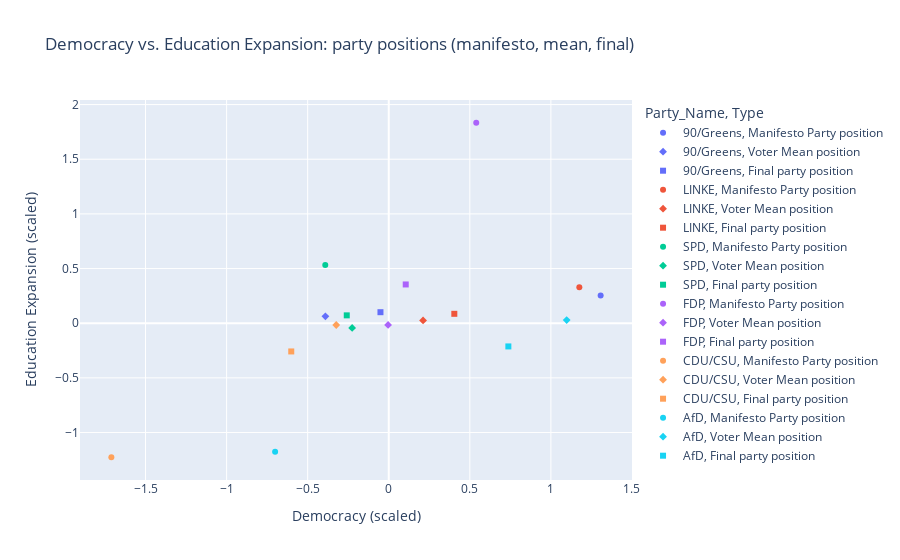

Notebook code cell kept with this figure:
### Code cell
true_df = (party_scaled[['Party_Name', x_scaled, y_scaled]].rename(columns={x_scaled:'x', y_scaled:'y'}).assign(Type='Manifesto Party position'))

mean_df = (party_scaled[['Party_Name', x_vmean, y_vmean]].rename(columns={x_vmean:'x', y_vmean:'y'}).assign(Type='Voter Mean position'))

comb_df = (party_scaled[['Party_Name', x_comb, y_comb]].rename(columns={x_comb:'x', y_comb:'y'}).assign(Type='Final party position'))

# Stack them
plot_df = pd.concat([true_df, mean_df, comb_df], ignore_index=True)

# Scatter
fig = px.scatter(plot_df, x='x', y='y', color='Party_Name', symbol='Type',
                 title=f'{x_var} vs. {y_var}: party positions (manifesto, mean, final)',
                 labels={'x':f'{x_var} (scaled)', 'y':f'{y_var} (scaled)'})

# 4) Tweak marker sizes
fig.update_traces(
    selector=dict(Type='Manifesto Party position'),
    marker=dict(size=12, symbol='circle-open')
)
fig.update_traces(
    selector=dict(Type='Voter Mean position'),
    marker=dict(size=16, symbol='x', line=dict(width=3))
)
fig.update_traces(
    selector=dict(Type='Final party position'),
    marker=dict(size=12, symbol='diamond')
)

fig.show()

### Figure 1 — Plotly figure (JSON) as saved in the notebook; plotly's stock layout.template omitted (floating-point values rounded to 4 significant figures)
{"data": [{"hovertemplate": "Party_Name=90/Greens<br>Type=Manifesto Party position<br>Democracy (scaled)=%{x}<br>Education Expansion (scaled)=%{y}<extra></extra>", "legendgroup": "90/Greens, Manifesto Party position", "marker": {"color": "#636efa", "symbol": "circle"}, "mode": "markers", "name": "90/Greens, Manifesto Party position", "orientation": "v", "showlegend": true, "type": "scatter", "x": [1.307], "xaxis": "x", "y": [0.2532], "yaxis": "y"}, {"hovertemplate": "Party_Name=90/Greens<br>Type=Voter Mean position<br>Democracy (scaled)=%{x}<br>Education Expansion (scaled)=%{y}<extra></extra>", "legendgroup": "90/Greens, Voter Mean position", "marker": {"color": "#636efa", "symbol": "diamond"}, "mode": "markers", "name": "90/Greens, Voter Mean position", "orientation": "v", "showlegend": true, "type": "scatter", "x": [-0.3906], "xaxis": "x", "y": [0.0626], "yaxis": "y"}, {"hovertemplate": "Party_Name=90/Greens<br>Type=Final party position<br>Democracy (scaled)=%{x}<br>Education Expansion (scaled)=%{y}<extra></extra>", "legendgroup": "90/Greens, Final party position", "marker": {"color": "#636efa", "symbol": "square"}, "mode": "markers", "name": "90/Greens, Final party position", "orientation": "v", "showlegend": true, "type": "scatter", "x": [-0.05114], "xaxis": "x", "y": [0.1007], "yaxis": "y"}, {"hovertemplate": "Party_Name=LINKE<br>Type=Manifesto Party position<br>Democracy (scaled)=%{x}<br>Education Expansion (scaled)=%{y}<extra></extra>", "legendgroup": "LINKE, Manifesto Party position", "marker": {"color": "#EF553B", "symbol": "circle"}, "mode": "markers", "name": "LINKE, Manifesto Party position", "orientation": "v", "showlegend": true, "type": "scatter", "x": [1.175], "xaxis": "x", "y": [0.3281], "yaxis": "y"}, {"hovertemplate": "Party_Name=LINKE<br>Type=Voter Mean position<br>Democracy (scaled)=%{x}<br>Education Expansion (scaled)=%{y}<extra></extra>", "legendgroup": "LINKE, Voter Mean position", "marker": {"color": "#EF553B", "symbol": "diamond"}, "mode": "markers", "name": "LINKE, Voter Mean position", "orientation": "v", "showlegend": true, "type": "scatter", "x": [0.2117], "xaxis": "x", "y": [0.02548], "yaxis": "y"}, {"hovertemplate": "Party_Name=LINKE<br>Type=Final party position<br>Democracy (scaled)=%{x}<br>Education Expansion (scaled)=%{y}<extra></extra>", "legendgroup": "LINKE, Final party position", "marker": {"color": "#EF553B", "symbol": "square"}, "mode": "markers", "name": "LINKE, Final party position", "orientation": "v", "showlegend": true, "type": "scatter", "x": [0.4044], "xaxis": "x", "y": [0.08601], "yaxis": "y"}, {"hovertemplate": "Party_Name=SPD<br>Type=Manifesto Party position<br>Democracy (scaled)=%{x}<br>Education Expansion (scaled)=%{y}<extra></extra>", "legendgroup": "SPD, Manifesto Party position", "marker": {"color": "#00cc96", "symbol": "circle"}, "mode": "markers", "name": "SPD, Manifesto Party position", "orientation": "v", "showlegend": true, "type": "scatter", "x": [-0.3915], "xaxis": "x", "y": [0.5316], "yaxis": "y"}, {"hovertemplate": "Party_Name=SPD<br>Type=Voter Mean position<br>Democracy (scaled)=%{x}<br>Education Expansion (scaled)=%{y}<extra></extra>", "legendgroup": "SPD, Voter Mean position", "marker": {"color": "#00cc96", "symbol": "diamond"}, "mode": "markers", "name": "SPD, Voter Mean position", "orientation": "v", "showlegend": true, "type": "scatter", "x": [-0.2258], "xaxis": "x", "y": [-0.04313], "yaxis": "y"}, {"hovertemplate": "Party_Name=SPD<br>Type=Final party position<br>Democracy (scaled)=%{x}<br>Education Expansion (scaled)=%{y}<extra></extra>", "legendgroup": "SPD, Final party position", "marker": {"color": "#00cc96", "symbol": "square"}, "mode": "markers", "name": "SPD, Final party position", "orientation": "v", "showlegend": true, "type": "scatter", "x": [-0.2589], "xaxis": "x", "y": [0.07183], "yaxis": "y"}, {"hovertemplate": "Party_Name=FDP<br>Type=Manifesto Party position<br>Democracy (scaled)=%{x}<br>Education Expansion (scaled)=%{y}<extra></extra>", "legendgroup": "FDP, Manifesto Party position", "marker": {"color": "#ab63fa", "symbol": "circle"}, "mode": "markers", "name": "FDP, Manifesto Party position", "orientation": "v", "showlegend": true, "type": "scatter", "x": [0.5396], "xaxis": "x", "y": [1.834], "yaxis": "y"}, {"hovertemplate": "Party_Name=FDP<br>Type=Voter Mean position<br>Democracy (scaled)=%{x}<br>Education Expansion (scaled)=%{y}<extra></extra>", "legendgroup": "FDP, Voter Mean position", "marker": {"color": "#ab63fa", "symbol": "diamond"}, "mode": "markers", "name": "FDP, Voter Mean position", "orientation": "v", "showlegend": true, "type": "scatter", "x": [-0.003978], "xaxis": "x", "y": [-0.01535], "yaxis": "y"}, {"hovertemplate": "Party_Name=FDP<br>Type=Final party position<br>Democracy (scaled)=%{x}<br>Education Expansion (scaled)=%{y}<extra></extra>", "legendgroup": "FDP, Final party position", "marker": {"color": "#ab63fa", "symbol": "square"}, "mode": "markers", "name": "FDP, Final party position", "orientation": "v", "showlegend": true, "type": "scatter", "x": [0.1047], "xaxis": "x", "y": [0.3545], "yaxis": "y"}, {"hovertemplate": "Party_Name=CDU/CSU<br>Type=Manifesto Party position<br>Democracy (scaled)=%{x}<br>Education Expansion (scaled)=%{y}<extra></extra>", "legendgroup": "CDU/CSU, Manifesto Party position", "marker": {"color": "#FFA15A", "symbol": "circle"}, "mode": "markers", "name": "CDU/CSU, Manifesto Party position", "orientation": "v", "showlegend": true, "type": "scatter", "x": [-1.711], "xaxis": "x", "y": [-1.226], "yaxis": "y"}, {"hovertemplate": "Party_Name=CDU/CSU<br>Type=Voter Mean position<br>Democracy (scaled)=%{x}<br>Education Expansion (scaled)=%{y}<extra></extra>", "legendgroup": "CDU/CSU, Voter Mean position", "marker": {"color": "#FFA15A", "symbol": "diamond"}, "mode": "markers", "name": "CDU/CSU, Voter Mean position", "orientation": "v", "showlegend": true, "type": "scatter", "x": [-0.3239], "xaxis": "x", "y": [-0.0163], "yaxis": "y"}, {"hovertemplate": "Party_Name=CDU/CSU<br>Type=Final party position<br>Democracy (scaled)=%{x}<br>Education Expansion (scaled)=%{y}<extra></extra>", "legendgroup": "CDU/CSU, Final party position", "marker": {"color": "#FFA15A", "symbol": "square"}, "mode": "markers", "name": "CDU/CSU, Final party position", "orientation": "v", "showlegend": true, "type": "scatter", "x": [-0.6013], "xaxis": "x", "y": [-0.2583], "yaxis": "y"}, {"hovertemplate": "Party_Name=AfD<br>Type=Manifesto Party position<br>Democracy (scaled)=%{x}<br>Education Expansion (scaled)=%{y}<extra></extra>", "legendgroup": "AfD, Manifesto Party position", "marker": {"color": "#19d3f3", "symbol": "circle"}, "mode": "markers", "name": "AfD, Manifesto Party position", "orientation": "v", "showlegend": true, "type": "scatter", "x": [-0.7009], "xaxis": "x", "y": [-1.176], "yaxis": "y"}, {"hovertemplate": "Party_Name=AfD<br>Type=Voter Mean position<br>Democracy (scaled)=%{x}<br>Education Expansion (scaled)=%{y}<extra></extra>", "legendgroup": "AfD, Voter Mean position", "marker": {"color": "#19d3f3", "symbol": "diamond"}, "mode": "markers", "name": "AfD, Voter Mean position", "orientation": "v", "showlegend": true, "type": "scatter", "x": [1.097], "xaxis": "x", "y": [0.02861], "yaxis": "y"}, {"hovertemplate": "Party_Name=AfD<br>Type=Final party position<br>Democracy (scaled)=%{x}<br>Education Expansion (scaled)=%{y}<extra></extra>", "legendgroup": "AfD, Final party position", "marker": {"color": "#19d3f3", "symbol": "square"}, "mode": "markers", "name": "AfD, Final party position", "orientation": "v", "showlegend": true, "type": "scatter", "x": [0.7377], "xaxis": "x", "y": [-0.2123], "yaxis": "y"}], "layout": {"legend": {"title": {"text": "Party_Name, Type"}, "tracegroupgap": 0}, "title": {"text": "Democracy vs. Education Expansion: party positions (manifesto, mean, final)"}, "xaxis": {"anchor": "y", "domain": [0, 1], "title": {"text": "Democracy (scaled)"}}, "yaxis": {"anchor": "x", "domain": [0, 1], "title": {"text": "Education Expansion (scaled)"}}}}
